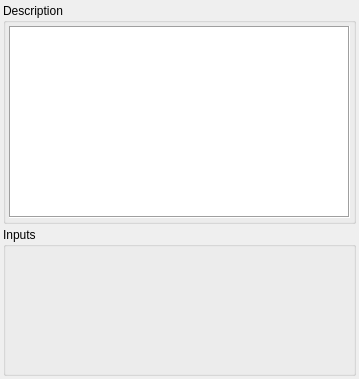
<?xml version="1.0" encoding="UTF-8"?>
<ui version="4.0">
 <class>FilterInfoWidget</class>
 <widget class="QDockWidget" name="FilterInfoWidget">
  <property name="geometry">
   <rect>
    <x>0</x>
    <y>0</y>
    <width>359</width>
    <height>379</height>
   </rect>
  </property>
  <property name="minimumSize">
   <size>
    <width>120</width>
    <height>144</height>
   </size>
  </property>
  <property name="windowTitle">
   <string>Filter information</string>
  </property>
  <widget class="QWidget" name="dockWidgetContents">
   <layout class="QVBoxLayout" name="verticalLayout">
    <property name="spacing">
     <number>3</number>
    </property>
    <property name="margin">
     <number>3</number>
    </property>
    <item>
     <widget class="QGroupBox" name="groupBox">
      <property name="title">
       <string>Description</string>
      </property>
      <layout class="QVBoxLayout" name="verticalLayout_2">
       <property name="spacing">
        <number>3</number>
       </property>
       <property name="margin">
        <number>3</number>
       </property>
       <item>
        <widget class="QPlainTextEdit" name="nodeInfoText">
         <property name="sizePolicy">
          <sizepolicy hsizetype="Preferred" vsizetype="Preferred">
           <horstretch>0</horstretch>
           <verstretch>0</verstretch>
          </sizepolicy>
         </property>
         <property name="frameShape">
          <enum>QFrame::Box</enum>
         </property>
        </widget>
       </item>
      </layout>
     </widget>
    </item>
    <item>
     <widget class="QGroupBox" name="groupBox_2">
      <property name="title">
       <string>Inputs</string>
      </property>
      <layout class="QFormLayout" name="portLayout">
       <property name="fieldGrowthPolicy">
        <enum>QFormLayout::AllNonFixedFieldsGrow</enum>
       </property>
       <property name="horizontalSpacing">
        <number>3</number>
       </property>
       <property name="verticalSpacing">
        <number>3</number>
       </property>
       <property name="margin">
        <number>3</number>
       </property>
      </layout>
     </widget>
    </item>
   </layout>
  </widget>
 </widget>
 <resources/>
 <connections/>
</ui>
